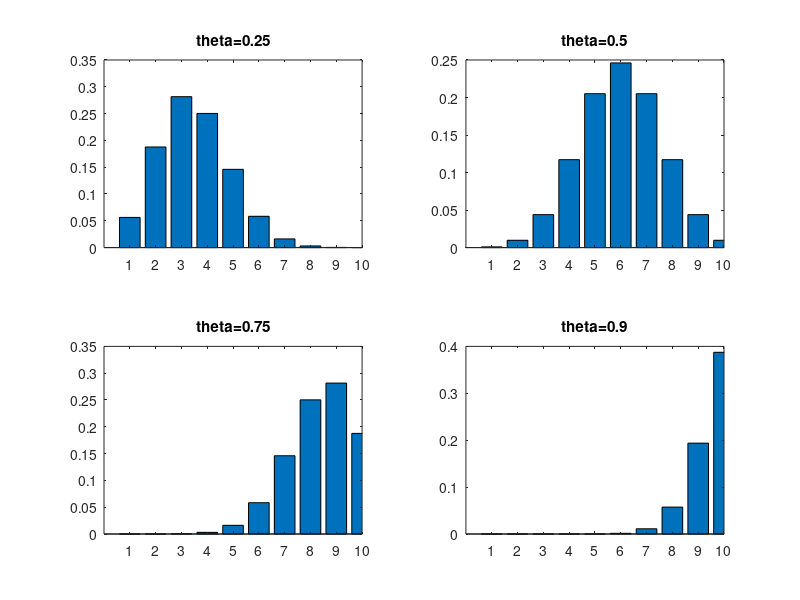

Recreate this plot in MATLAB.
%% Plot Binomial Distributions as Histograms
%
subplot(2,2,1);
    theta=1/4;
    xs=0:1:10;
    ps=binopdf(xs,10,theta);
    bar(ps);
    xlim([0 10]);
    title('theta=0.25');
subplot(2,2,2);
    theta=1/2;
    xs=0:1:10;
    ps=binopdf(xs,10,theta);
    bar(ps);
    xlim([0 10]);
    title('theta=0.5');
subplot(2,2,3);
    theta=3/4;
    xs=0:1:10;
    ps=binopdf(xs,10,theta);
    bar(ps);
    xlim([0 10]);
    title('theta=0.75');
 subplot(2,2,4);
    theta=0.9;
    xs=0:1:10;
    ps=binopdf(xs,10,theta);
    bar(ps);
    xlim([0 10]);
    title('theta=0.9');